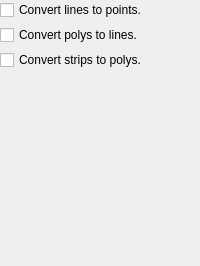
         <widget class="QWidget" name="clean">
          <layout class="QGridLayout" name="gridLayout_26">
           <property name="margin">
            <number>0</number>
           </property>
           <property name="spacing">
            <number>5</number>
           </property>
           <item row="0" column="0">
            <widget class="QCheckBox" name="checkbox_clean_lines_to_points">
             <property name="text">
              <string>Convert lines to points.</string>
             </property>
            </widget>
           </item>
           <item row="1" column="0">
            <widget class="QCheckBox" name="checkbox_clean_polys_to_lines">
             <property name="text">
              <string>Convert polys to lines.</string>
             </property>
            </widget>
           </item>
           <item row="2" column="0">
            <widget class="QCheckBox" name="checkbox_clean_strips_to_polys">
             <property name="text">
              <string>Convert strips to polys.</string>
             </property>
            </widget>
           </item>
           <item row="3" column="0">
            <spacer name="verticalSpacer_22">
             <property name="orientation">
              <enum>Qt::Vertical</enum>
             </property>
             <property name="sizeHint" stdset="0">
              <size>
               <width>20</width>
               <height>196</height>
              </size>
             </property>
            </spacer>
           </item>
          </layout>
         </widget>
